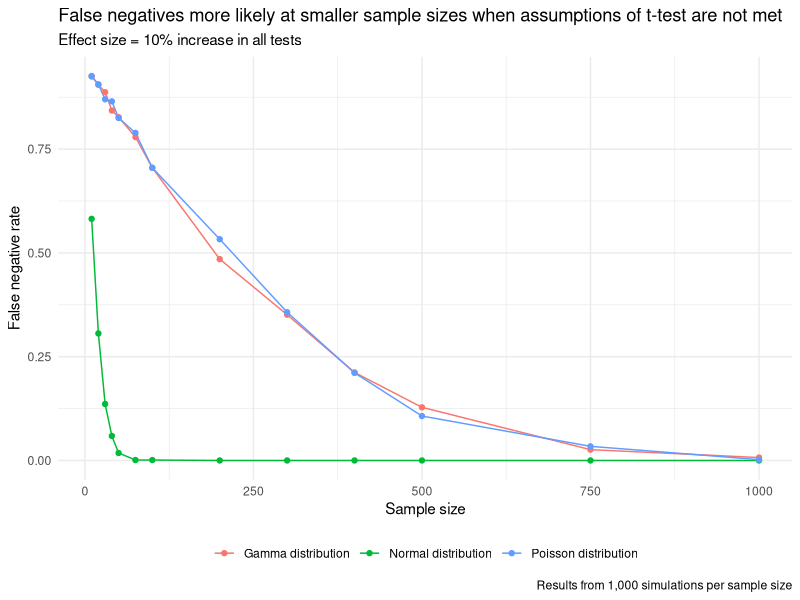
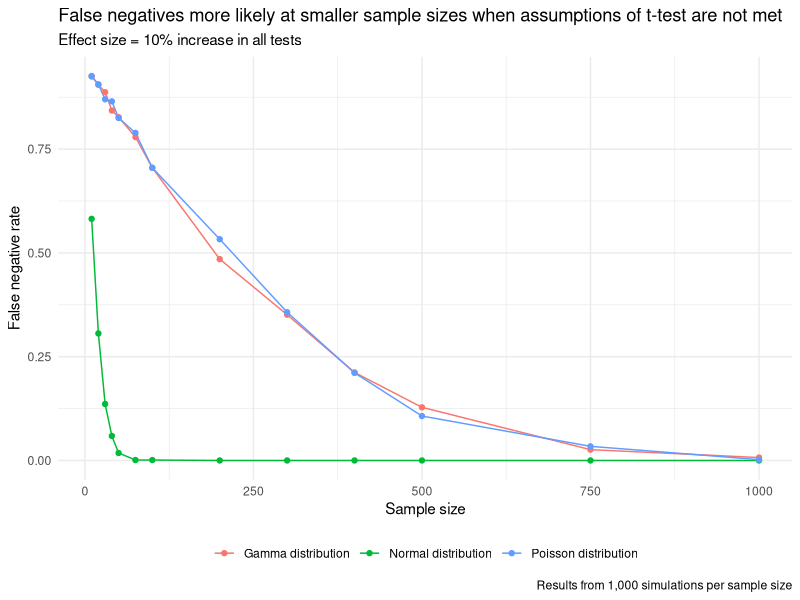

The R source for these figures, in order:
library(tidyverse)
set.seed(44)

# set scintific notation options 
options(scipen=100, digits=4)

# set number of simulations to 10,000
simulations <- 1000

# set alpha of a/b checks to .05
alpha <- .05

# set total number of data points to 1000
N <- 1000


# Q1 ----------------------------------------------------------------------

# Generate data from a non-normal distribution then use a t-test and mann-whitney

## simulate a true difference; do a different levels
pvalues <- map_dfr(1:simulations, function(i){
  A <- rgamma(N, 4) # rpois(N, 3) # rnorm(N, 120, 15)
  B <- rgamma(N, 4) # rpois(N, 3) # rnorm(N, 120, 15)
  t.pvals <- t.test(A, B, var.equal = TRUE)$p.value
  whit.pvals <- wilcox.test(A, B)$p.value
  return(tibble(t.pvals, whit.pvals))
})

# proportion of false positives
sum(pvalues$t.pvals <= alpha) / simulations
sum(pvalues$whit.pvals <= alpha) / simulations


# calculate false negatives rate are various sample size levels
n <- c(10, 20, 30, 40, 50, 75, 100, 200, 300, 400, 500, 750, 1000)
effect.size <- 0.1

false.negative.rates <- map_dfr(n, function(N) {
  
  # calculate {simulations} with sample size {N}
  pvalues <- map_dfr(1:simulations, function(i) {
    A <- rgamma(N, 4 * (1 + effect.size)) # rpois(N, 3) # rnorm(N, 120, 15)
    B <- rgamma(N, 4) # rpois(N, 3) # rnorm(N, 120, 15)
    gam.pvals <- t.test(A, B, var.equal = TRUE)$p.value
    
    A <- rnorm(N, mean = 120 * (1 + effect.size), sd = 15)
    B <- rnorm(N, mean = 120, sd = 15)
    norm.pvals <- t.test(A, B, var.equal = TRUE)$p.value
    
    A <- rpois(N, lambda = 4 * (1 + effect.size))
    B <- rpois(N, lambda = 4)
    pois.pvals <- t.test(A, B, var.equal = TRUE)$p.value
    return(tibble(gam.pvals, norm.pvals, pois.pvals))
  })
  
  # calculate the proportion of false negatives
  false.neg.gam <- sum(pvalues$gam.pvals > alpha) / simulations
  false.neg.norm <- sum(pvalues$norm.pvals > alpha) / simulations
  false.neg.pois <- sum(pvalues$pois.pvals > alpha) / simulations
  
  return(tibble(false.neg.gam, false.neg.norm, false.neg.pois))
})

# plot of false positive rate vs. sample size
false.negative.rates %>%
  rename("Gamma distribution" = false.neg.gam,
         "Normal distribution" = false.neg.norm,
         "Poisson distribution" = false.neg.pois) %>% 
  mutate(n = n) %>% 
  pivot_longer(cols = 1:3) %>% 
  ggplot(aes(x = n, y = value, group = name, color = name)) +
  geom_line() +
  geom_point() +
  labs(title = 'False negatives more likely at smaller sample sizes when assumptions of t-test are not met',
       subtitle = 'Effect size = 10% increase in all tests',
       caption = paste0('Results from ', scales::comma(simulations), ' simulations per sample size'),
       x = 'Sample size',
       y = 'False negative rate') +
  theme_minimal() +
  theme(legend.position = 'bottom',
        legend.title = element_blank())

ggsave('plots/wrong_test.png',
       device = "png",
       height = 5,
       width = 8)


# Q2 ----------------------------------------------------------------------

# test of binary data

N <- 50

# Generate a binary dataset and fit a t-test and logistic regression
pvalues <- map_dfr(1:simulations, function(i){
  A <- rbinom(N, size = 1, prob = 0.2)
  B <- rbinom(N, size = 1, prob = 0.2)
  t.pvals <- t.test(A, B, var.equal = TRUE)$p.value
  
  log.pvals <- tibble(A, B) %>% 
    pivot_longer(cols = everything()) %>% 
    glm(value ~ name, data = ., family = 'binomial') %>% 
    broom::tidy() %>% 
    .[[2,5]]
  
  # whit.pvals <- wilcox.test(A, B)$p.values
  # mc.pvals <- mcnemar.test(A, B)$p.value #https://en.wikipedia.org/wiki/McNemar%27s_test
  # log.pvals <- sum(A > B) / N # ????? logistic regression here
  # log.pvals <- t.test(sum(A)/N, sum(B)/N) # ????? logistic regression here
  return(tibble(t.pvals, log.pvals))
})

sum(pvalues$t.pvals <= 0.05) / simulations
sum(pvalues$log.pvals <= 0.05) / simulations
sum(pvalues$whit.pvals <= 0.05) / simulations
sum(pvalues$mc.pvals <= 0.05) / simulations

